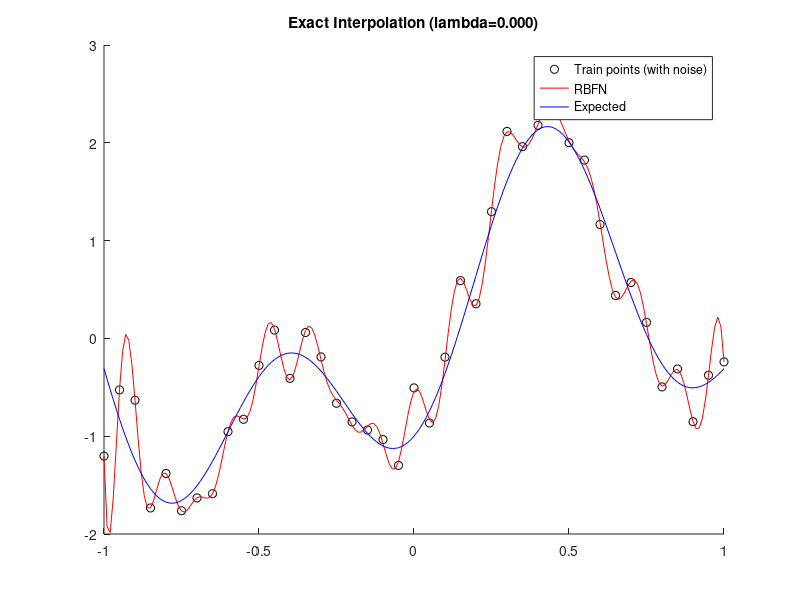
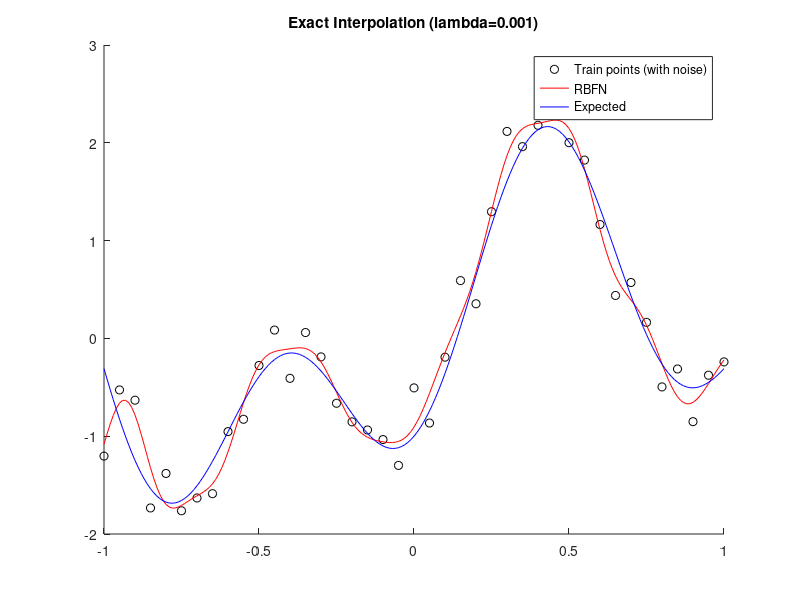
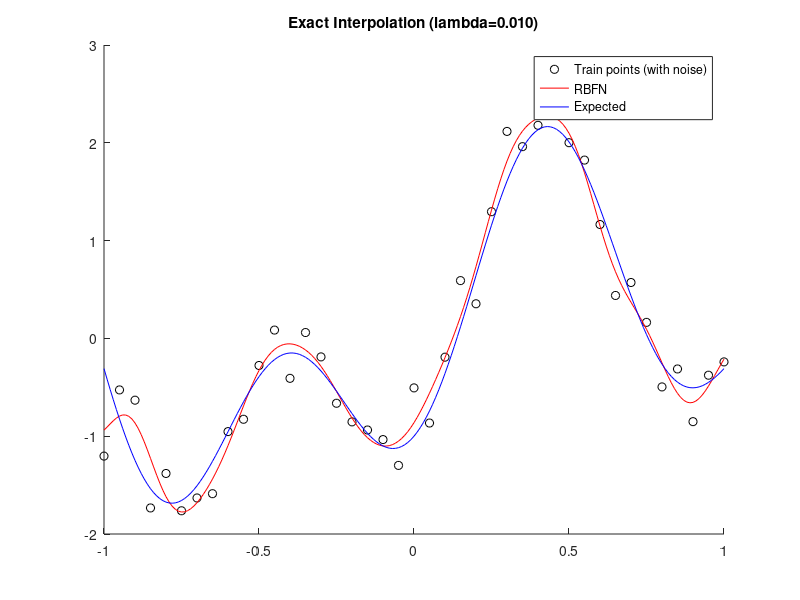
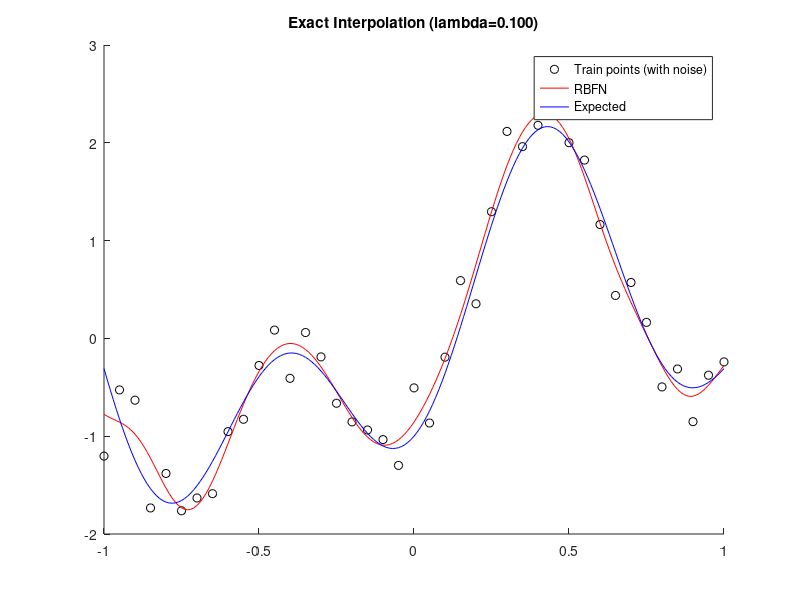

Source code (MATLAB) for these figures, in order:
clc
clear
close all

%for reproducibility
rng(3);
% train data
train_x = -1:0.05:1;
train_y = 1.2*sin(pi*train_x) - cos(2.4*pi*train_x) + 0.3*randn(1, size(train_x, 2));
% test data
test_x = -1:0.01:1;
test_y = 1.2*sin(pi*test_x) - cos(2.4*pi*test_x);

r_factors = [0, 0.001, 0.01, 0.1, 1, 10, 100]
for i = r_factors
    % exact interpolation on train
    % no need to square or sqrt since x has only 1 value
    lambda = i;
    r = abs(train_x'-train_x);
    % gaussian rbf
    phi = exp( (r.^2) / (-2*((0.1)^2)) );
    % applying regularization method to determine new weights
    w = pinv((phi'*phi) + lambda*eye(size(phi, 2))) * (phi'*train_y');

    %predict y
    r_test = abs(test_x' - train_x);
    phi = exp( (r_test.^2) / (-2*((0.1)^2)) );
    y_predict = (phi*w)';

    fig = figure();
    hold on
    plot(train_x,train_y,'ok')
    plot(test_x,y_predict, 'r')
    plot(test_x,test_y, 'b')
    legend('Train points (with noise)','RBFN','Expected', 'Location', 'Best')
    title(sprintf('Exact Interpolation (lambda=%.3f)', i))
    saveas(fig, sprintf('q1c_%.3f.png', i))
    hold off

    %MSE of test
    mse_test = sum((y_predict-test_y).^2)/size(y_predict, 2);
    fprintf('Mean Square Error on test (lambda = %0.3f): %f\n', i, mse_test);
end
